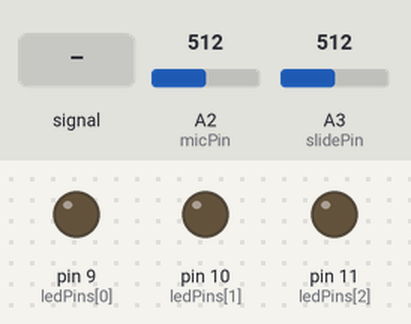
Simulated run of this sketch. Board: Arduino Uno, built for the host (arithmetic inside an expression is 32-bit, double 64-bit). On the bench: output pins drawn as LEDs (lit = HIGH). The inputs (shaded band) are chosen by the test bench; at power-on: A2 (micPin) = 512, A3 (slidePin) = 512.

Above: at 1.2 s.
1.3 s: A2 (micPin) fed a 200 Hz sine of ±460 counts around its level
At 1.8 s:
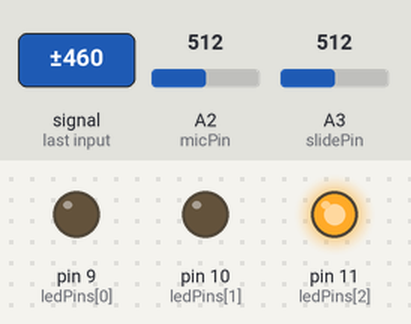
Timing chart, 0 to 4.3 s (numbered marks = the images above; inputs shaded):
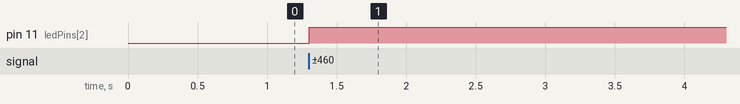

Measured:
- after the input at 1.3 s, pin 11 (ledPins[2]): LOW → HIGH at once

The sketch:

1-12.ino
```cpp
const int slidePin = A3;
const int micPin = A2;

const int ledPins[3] = {9, 10, 11};

void setup()
{
	pinMode(slidePin, INPUT);
	pinMode(micPin, INPUT);

	for (int i = 0; i < 3; i++)
	{

		pinMode(ledPins[i], OUTPUT);
	}
}

void loop()
{
	int maximum = analogRead(slidePin);
	int micReading = analogRead(micPin);
	if (micReading < (maximum / 3))
	{

		if (micReading < ((maximum / 3)) * 2)
		{

			if (micReading > ((maximum / 3) * 2))
			{
				digitalWrite(9, HIGH);
				goto ending;
			}
			digitalWrite(11, HIGH);
			goto ending;
		}
		digitalWrite(10, HIGH);
	}

ending:
}
```
